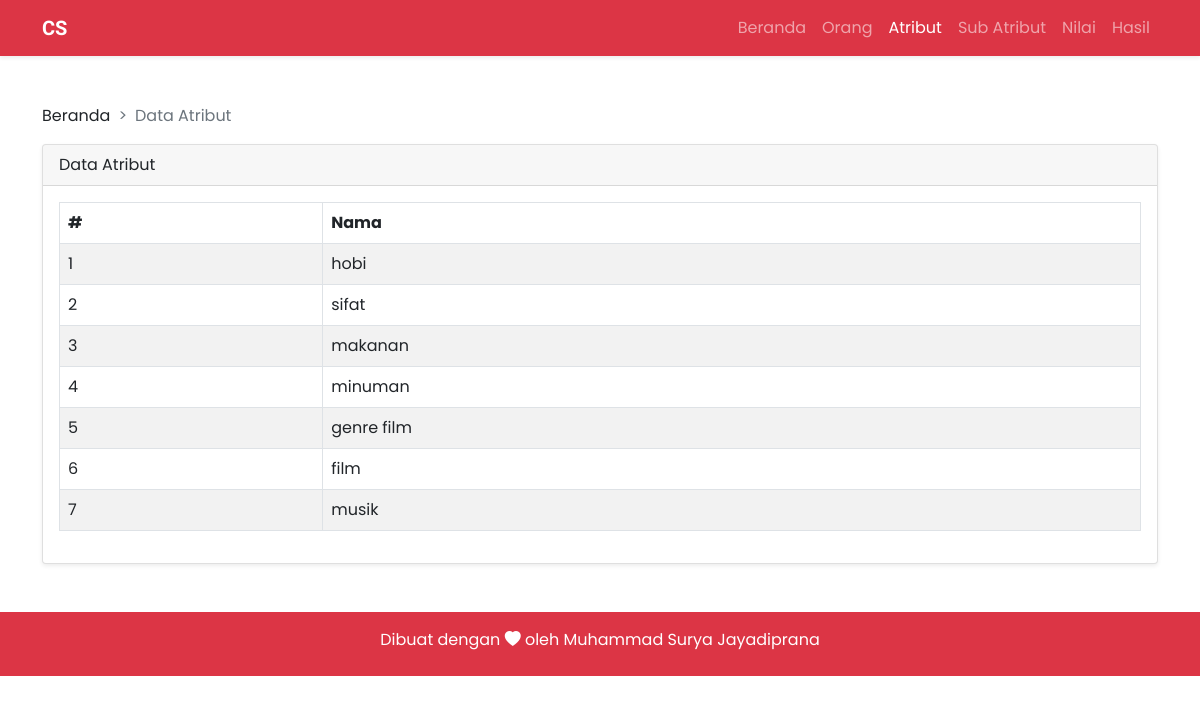
/index?page=data_atribut, run on the app's committed database.
### tables this page shows
CREATE TABLE `attribute` (
  `id` int(11) NOT NULL,
  `name` varchar(150) NOT NULL
);

### function/Function.php (called while the page is built, shortened)
<?php
function Connection()
{
    return mysqli_connect("localhost", "root", "", "cocok");
}
function showData($query)
{
    $con = Connection();
    $result = mysqli_query($con, $query);
    $rows = [];
    while ($row = mysqli_fetch_assoc($result)) {
        $rows[] = $row;
    }
    return $rows;
}

### page/attribute/view.php (the view)
<?php
include("function/Function.php");
$query = showData("SELECT * FROM attribute");
?>
<section class="py-5">
    <div class="container">
        <div class="row">
            <div class="col-md-12">
                <nav style="--bs-breadcrumb-divider: '>';" aria-label="breadcrumb">
                    <ol class="breadcrumb">
                        <li class="breadcrumb-item">Beranda</li>
                        <li class="breadcrumb-item active" aria-current="page">Data Atribut</li>
                    </ol>
                </nav>
            </div>
        </div>
        <div class="row">
            <div class="col-md-12">
                <div class="card shadow-sm">
                    <div class="card-header">
                        Data Atribut
                    </div>
                    <div class="card-body">
                        <div class="table-responsive">
                            <table class="table table-striped table-bordered table-hover" id="table">
                                <thead>
                                    <tr>
                                        <th>#</th>
                                        <th>Nama</th>
                                    </tr>
                                </thead>
                                <tbody>
                                    <?php $i = 1; ?>
                                    <?php foreach ($query as $data) : ?>
                                        <tr>
                                            <td><?= $i++ ?></td>
                                            <td><?= $data["name"] ?></td>
                                        </tr>
                                    <?php endforeach ?>
                                </tbody>
                            </table>
                        </div>
                    </div>
                </div>
            </div>
        </div>
    </div>
</section>

### asset/css/costume.css (style rules this page uses)
body { font-family: 'Poppins', sans-serif; }

### data on the page
attribute: name "hobi"
attribute: name "sifat"
attribute: name "makanan"
attribute: name "minuman"
attribute: name "genre film"
attribute: name "film"
attribute: name "musik"
